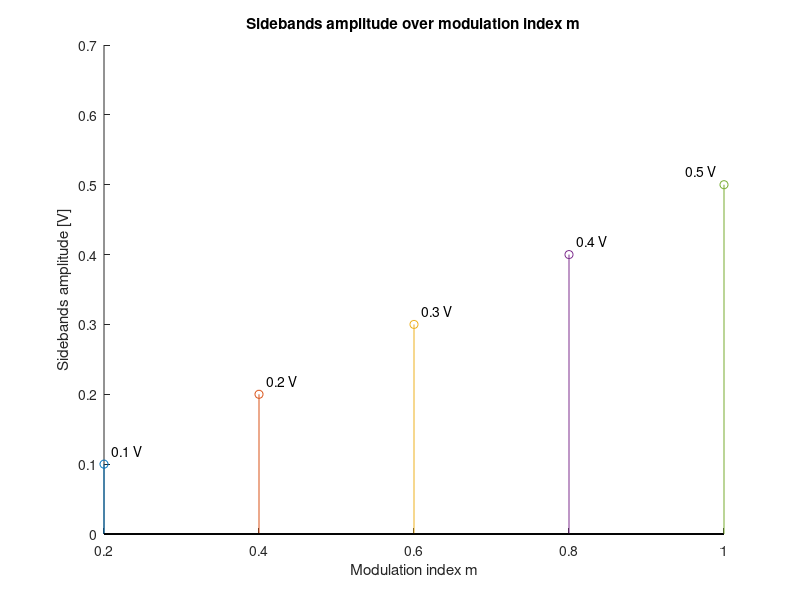

Source code (MATLAB):
clear all; close all;

Ac = 2;
fc = 600;
wc = fc*2*pi;
fm = 30;
wm = fm*2*pi;
Am = [0.4, 0.8, 1.2, 1.6, 2];
t = [0:0.00001:1];

figure;
set(gcf,'position', [0,0,800, 600]);
    
hold on;
for i = 1:length(Am) 
    m = Am(i)/Ac;
    n = length(t);
    f = (0:n-1)*(100000/n);
    vm = Ac.*(1+m.*cos(wm.*t)).*cos(wc.*t);
    x = fft(vm);
    peak = abs(max(x(1:n/2)));
    temp = sort(x(1:n/2), 'descend');
    sidebandsAmp = abs(mean(temp(2:3)));
    stem(m, sidebandsAmp/peak);
    if i < length(Am)
        text(m+0.01, sidebandsAmp/peak+0.02, [num2str(sidebandsAmp/peak,1), ' V']);
    else
        text(m-0.01, sidebandsAmp/peak+0.02, [num2str(sidebandsAmp/peak,1), ' V'], 'HorizontalAlignment', 'right');
    end
end

title("Sidebands amplitude over modulation index m");
xlabel("Modulation index m");
ylabel("Sidebands amplitude [V]");